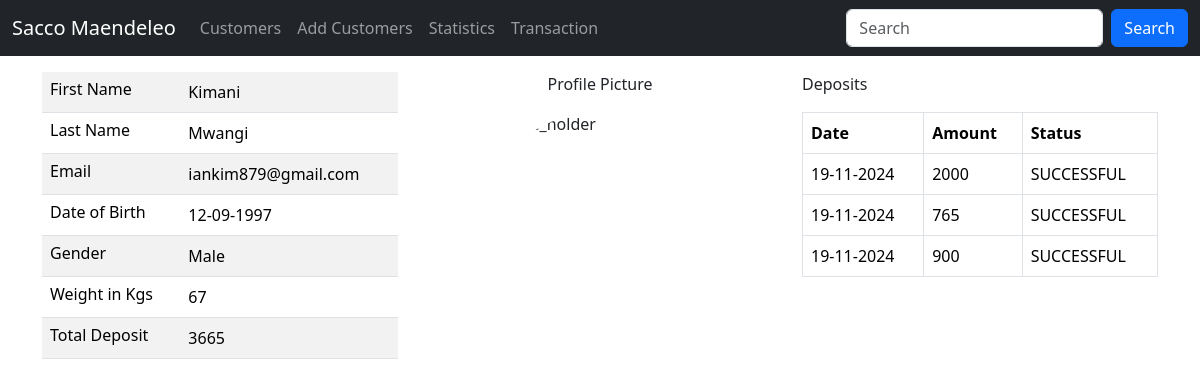
Screenshot of /customer/details/206 (signed in) with the database file from the repository.
### app/models.py (models this page shows, shortened)
class Customer(models.Model):
    first_name = models.CharField(max_length=30)
    last_name = models.CharField(max_length=30)
    email = models.EmailField(unique=True)
    dob = models.DateField()
    gender = models.CharField(max_length=10)
    weight = models.IntegerField(default=0)
    profile_pic = models.ImageField(upload_to=generate_unique_name, null=True)
    created_at = models.DateTimeField(auto_now_add=True)
    update_at = models.DateTimeField(auto_now=True)
    class Meta:
        db_table = 'customers'

class Deposit(models.Model):
    amount = models.IntegerField()
    status = models.BooleanField(default=False)
    customer = models.ForeignKey(Customer, on_delete=models.CASCADE, related_name="deposits")
    created_at = models.DateTimeField(auto_now_add=True)
    update_at = models.DateTimeField(auto_now=True)
    class Meta:
        db_table = 'deposits'

### app/views.py (the view)
# urls.py: path('customer/details/<int:customer_id>', views.customer_details, name='customer_details'),
@login_required
@permission_required("app.view_customer", raise_exception=True)
def customer_details(request, customer_id):
    customer = Customer.objects.get(id=customer_id)
    deposits = customer.deposits.all()
    total = Deposit.objects.filter(customer=customer).filter(status=True).aggregate(Sum('amount'))['amount__sum']
    return render(request, "details.html", {'customer': customer, 'deposits': deposits, 'total': total})

### templates/details.html (shortened to what this page needs)
{% extends 'master.html' %}
{% load static %}
{% block content %}
    <div class="container">
        <div class="row mt-3">
            <div class="col-sm-4">
                <table class="table table-striped">
                    <tr>
                        <td class="h6">First Name</td>
                        <td>{{ customer.first_name }}</td>
                    </tr>
                    <tr>
                        <td class="h6">Last Name</td>
                        <td>{{ customer.last_name }}</td>
                    </tr>
                    <tr>
                        <td class="h6">Email</td>
                        <td>{{ customer.email }}</td>
                    </tr>
                    <tr>
                        <td class="h6">Date of Birth</td>
                        <td>{{ customer.dob | date:"d-m-Y" }}</td>
                    </tr>
                    <tr>
                        <td class="h6">Gender</td>
                        <td>{{ customer.gender }}</td>
                    </tr>
                    <tr>
                        <td class="h6">Weight in Kgs</td>
                        <td>{{ customer.weight }}</td>
                    </tr>
                    <tr>
                        <td class="h6">Total Deposit</td>
                        <td>{{ total }}</td>
                    </tr>
                </table>
            </div>
            <div class="col-sm-4">
                <p class="text-center">Profile Picture</p>
                {% if customer.profile_pic %}
                	<img class="img-fluid mx-auto d-block profile rounded-img" src="{{ customer.profile_pic.url }}" alt="profile_holder">
                {% else %}
                	<img class="img-fluid mx-auto d-block profile rounded-img" src="{% static 'profile.png' %}" alt="profile_holder">
                {% endif %}
            </div>
            <div class="col-sm-4">
            <p>Deposits</p>
                <table class="table table-bordered">
                    <tr>
                        <th>Date</th>
                        <th>Amount</th>
                        <th>Status</th>
                    </tr>
                    {% for depo in deposits %}
                        <tr>
                            <td>{{ depo.created_at | date:"d-m-Y" }}</td>
                            <td>{{ depo.amount }}</td>
                            <td>SUCCESSFUL</td>
                        </tr>
                    {% endfor %}
                </table>
            </div>
        </div>
    </div>
{% endblock %}

### templates/master.html (style rules this page uses)
.rounded-img { width: 250px; height: 250px; border-radius: 50%; object-fit: cover; }

### rows the page displays
Customer: first_name "Kimani", last_name "Mwangi", email "iankim879@gmail.com", dob "12-09-1997", gender "Male", weight "67"
Deposit: created_at "19-11-2024", amount "2000"
Deposit: created_at "19-11-2024", amount "765"
Deposit: created_at "19-11-2024", amount "900"

### other values shown
{{ total }} "3665"
